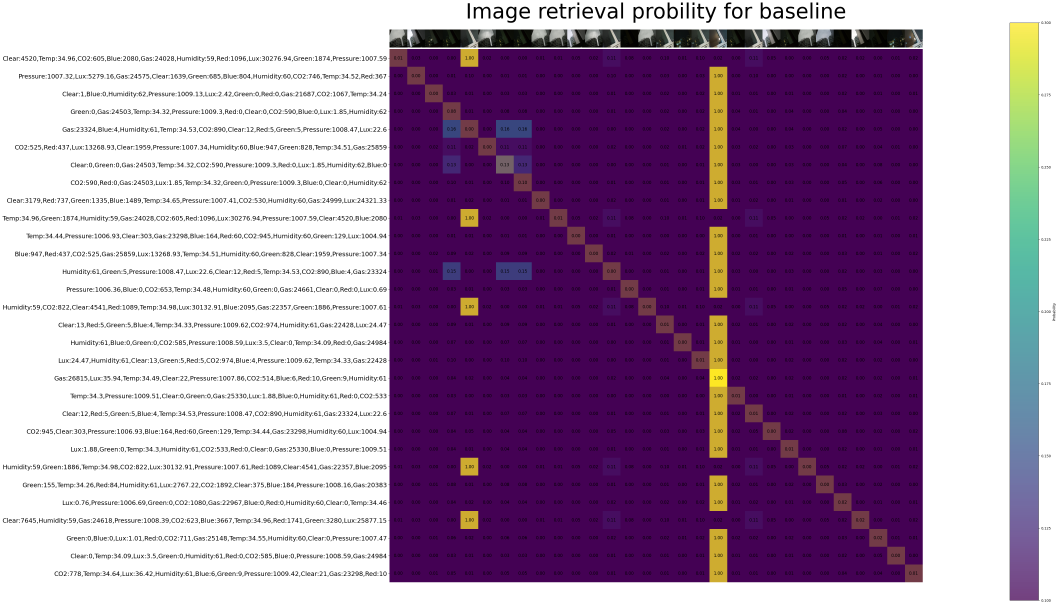
#> input picture Image_retrieval_probility_heatmap_baseline.png, 4233 x 2419 px (shown at 1/4 size)
$ python -i downsample.py   (imports and definitions only)
#> lines starting #> are read from the running program, lines starting #| are printed output that depends on the picture
#!/usr/bin/env python3
from pathlib import Path
import re
import sys
import os
import argparse
from PIL import Image


# Default glob: Match any jpg file that does not end with '_downsampled.jpg'
DEFAULT_REGEX = re.compile(r"^(?!.*_downsampled\.jpg$).*\.jpg$")


def downsample_image(input_path, compression_quality=95):
#> called with compression_quality = 95
    try:
        # Open the image
        with Image.open(input_path) as img:
            # Convert to 8-bit grayscale (monochrome)
#> img is the input picture: PIL image 4233x2419 RGBA; mean R, G, B, A 161.6, 134.7, 165.9, 255
            img = img.convert("L")
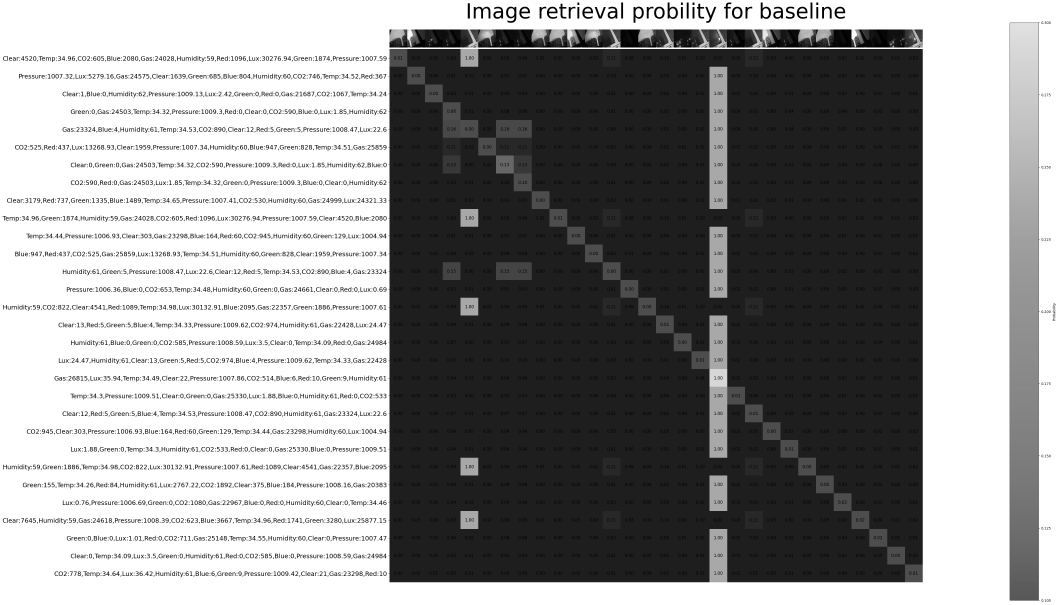
#> img: PIL image 4233x2419 L (shown at 1/4 size); min 0, max 255, mean 146.1

            # Resize (downsample) the image to 324x244 pixels using a high-quality resampling filter
            new_size = (324, 244)
            img = img.resize(new_size, resample=Image.LANCZOS)
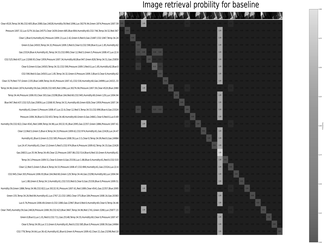
#> img: PIL image 324x244 L; min 0, max 255, mean 145.7

            # Build the output filename by appending '_downsampled' before the extension
            directory, filename = os.path.split(input_path)
            basename, _ = os.path.splitext(filename)
            output_filename = f"{basename}_downsampled.png"
            output_path = os.path.join(directory, output_filename)

            # Save the resulting image as a JGP
            img.save(output_path, format="PNG")
            print("Downsampled image saved as:", output_path)
    except Exception as e:
        print("An error occurred:", e)
        sys.exit(1)

def main():

    argparser = argparse.ArgumentParser(description="Downsample an image monochrome to 324x244 pixels")
    argparser.add_argument("input_image_dir", help="The directory containing the input image")
    argparser.add_argument("--regex",
                           help="The regex pattern to match the input image files",
                           default=DEFAULT_REGEX)
    args = argparser.parse_args()

    input_dir = os.path.abspath(args.input_image_dir)
    regex_pattern = args.regex

    # Verify the input directory exists
    if not os.path.isdir(input_dir):
        print(f"Error: The directory '{input_dir}' does not exist.")
        sys.exit(1)

    print("Input directory:", os.path.abspath(input_dir))
    for filepath in os.listdir(input_dir):
        if re.match(regex_pattern, filepath):
            filepath = os.path.join(input_dir, filepath)
            print("Processing:", filepath)
            downsample_image(filepath)


# [2 lines not run here, left out]

>>> result = downsample_image('Image_retrieval_probility_heatmap_baseline.png')
